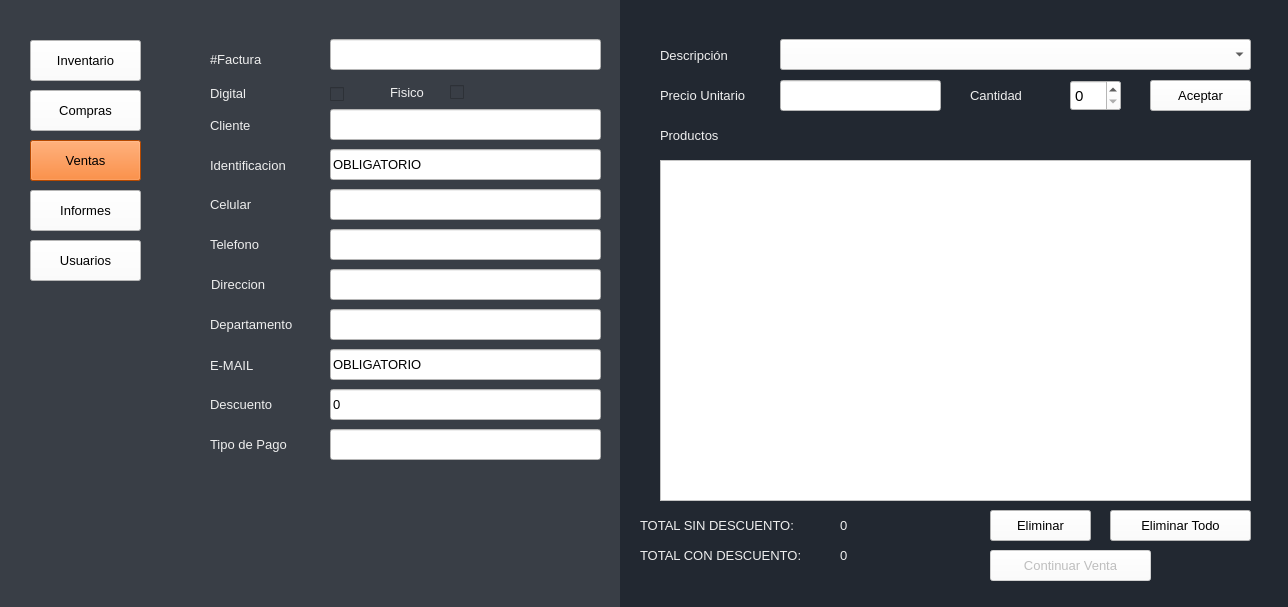
<?xml version="1.0" encoding="UTF-8"?>
<ui version="4.0">
 <class>Ventas</class>
 <widget class="QMainWindow" name="Ventas">
  <property name="windowModality">
   <enum>Qt::NonModal</enum>
  </property>
  <property name="geometry">
   <rect>
    <x>0</x>
    <y>0</y>
    <width>1288</width>
    <height>607</height>
   </rect>
  </property>
  <property name="sizePolicy">
   <sizepolicy hsizetype="Expanding" vsizetype="Expanding">
    <horstretch>0</horstretch>
    <verstretch>0</verstretch>
   </sizepolicy>
  </property>
  <property name="minimumSize">
   <size>
    <width>0</width>
    <height>0</height>
   </size>
  </property>
  <property name="maximumSize">
   <size>
    <width>1366</width>
    <height>768</height>
   </size>
  </property>
  <property name="windowTitle">
   <string>Ventas</string>
  </property>
  <property name="styleSheet">
   <string notr="true">background-color: rgb(255, 255, 255);</string>
  </property>
  <widget class="QWidget" name="centralwidget">
   <widget class="QLabel" name="label_5">
    <property name="geometry">
     <rect>
      <x>390</x>
      <y>77</y>
      <width>51</width>
      <height>31</height>
     </rect>
    </property>
    <property name="font">
     <font>
      <family>Arial</family>
      <pointsize>10</pointsize>
      <weight>50</weight>
      <bold>false</bold>
     </font>
    </property>
    <property name="styleSheet">
     <string notr="true">background-color: rgb(57, 62, 70);
color: rgb(238, 238, 238);</string>
    </property>
    <property name="text">
     <string>Fisico</string>
    </property>
   </widget>
   <widget class="QCheckBox" name="checkBoxDigital">
    <property name="geometry">
     <rect>
      <x>330</x>
      <y>86</y>
      <width>16</width>
      <height>17</height>
     </rect>
    </property>
    <property name="font">
     <font>
      <family>Eras Bold ITC</family>
      <pointsize>12</pointsize>
     </font>
    </property>
    <property name="styleSheet">
     <string notr="true">background-color: rgb(57, 62, 70);</string>
    </property>
    <property name="text">
     <string/>
    </property>
   </widget>
   <widget class="QLabel" name="label_7">
    <property name="geometry">
     <rect>
      <x>210</x>
      <y>78</y>
      <width>51</width>
      <height>31</height>
     </rect>
    </property>
    <property name="font">
     <font>
      <family>Arial</family>
      <pointsize>10</pointsize>
      <weight>50</weight>
      <bold>false</bold>
     </font>
    </property>
    <property name="styleSheet">
     <string notr="true">background-color: rgb(57, 62, 70);
color: rgb(238, 238, 238);</string>
    </property>
    <property name="text">
     <string>Digital</string>
    </property>
   </widget>
   <widget class="QCheckBox" name="checkBoxFisico">
    <property name="geometry">
     <rect>
      <x>450</x>
      <y>84</y>
      <width>16</width>
      <height>17</height>
     </rect>
    </property>
    <property name="font">
     <font>
      <family>Eras Bold ITC</family>
      <pointsize>12</pointsize>
     </font>
    </property>
    <property name="styleSheet">
     <string notr="true">background-color: rgb(57, 62, 70);</string>
    </property>
    <property name="text">
     <string/>
    </property>
   </widget>
   <widget class="QLabel" name="label_8">
    <property name="geometry">
     <rect>
      <x>210</x>
      <y>49</y>
      <width>81</width>
      <height>21</height>
     </rect>
    </property>
    <property name="font">
     <font>
      <family>Arial</family>
      <pointsize>10</pointsize>
      <weight>50</weight>
      <bold>false</bold>
     </font>
    </property>
    <property name="autoFillBackground">
     <bool>false</bool>
    </property>
    <property name="styleSheet">
     <string notr="true">background-color: rgb(57, 62, 70);
color: rgb(238, 238, 238);</string>
    </property>
    <property name="text">
     <string>#Factura</string>
    </property>
   </widget>
   <widget class="QLineEdit" name="lineEditFactura">
    <property name="geometry">
     <rect>
      <x>330</x>
      <y>39</y>
      <width>271</width>
      <height>31</height>
     </rect>
    </property>
    <property name="font">
     <font>
      <family>Arial</family>
      <pointsize>10</pointsize>
     </font>
    </property>
    <property name="styleSheet">
     <string notr="true">background-color: rgb(255, 255, 255);</string>
    </property>
    <property name="text">
     <string/>
    </property>
   </widget>
   <widget class="QLabel" name="label_9">
    <property name="geometry">
     <rect>
      <x>210</x>
      <y>110</y>
      <width>51</width>
      <height>31</height>
     </rect>
    </property>
    <property name="font">
     <font>
      <family>Arial</family>
      <pointsize>10</pointsize>
      <weight>50</weight>
      <bold>false</bold>
     </font>
    </property>
    <property name="styleSheet">
     <string notr="true">background-color: rgb(57, 62, 70);
color: rgb(238, 238, 238);</string>
    </property>
    <property name="text">
     <string>Cliente</string>
    </property>
   </widget>
   <widget class="QLineEdit" name="lineEditCliente">
    <property name="geometry">
     <rect>
      <x>330</x>
      <y>109</y>
      <width>271</width>
      <height>31</height>
     </rect>
    </property>
    <property name="font">
     <font>
      <family>Arial</family>
      <pointsize>10</pointsize>
     </font>
    </property>
    <property name="styleSheet">
     <string notr="true">background-color: rgb(255, 255, 255);</string>
    </property>
    <property name="text">
     <string/>
    </property>
   </widget>
   <widget class="QLabel" name="label_12">
    <property name="geometry">
     <rect>
      <x>210</x>
      <y>150</y>
      <width>101</width>
      <height>31</height>
     </rect>
    </property>
    <property name="font">
     <font>
      <family>Arial</family>
      <pointsize>10</pointsize>
      <weight>50</weight>
      <bold>false</bold>
     </font>
    </property>
    <property name="styleSheet">
     <string notr="true">background-color: rgb(57, 62, 70);
color: rgb(238, 238, 238);</string>
    </property>
    <property name="text">
     <string>Identificacion</string>
    </property>
   </widget>
   <widget class="QLineEdit" name="lineEditIdentificacion">
    <property name="geometry">
     <rect>
      <x>330</x>
      <y>149</y>
      <width>271</width>
      <height>31</height>
     </rect>
    </property>
    <property name="font">
     <font>
      <family>Arial</family>
      <pointsize>10</pointsize>
     </font>
    </property>
    <property name="styleSheet">
     <string notr="true">background-color: rgb(255, 255, 255);</string>
    </property>
    <property name="text">
     <string>OBLIGATORIO</string>
    </property>
   </widget>
   <widget class="QLabel" name="label_13">
    <property name="geometry">
     <rect>
      <x>210</x>
      <y>189</y>
      <width>71</width>
      <height>31</height>
     </rect>
    </property>
    <property name="font">
     <font>
      <family>Arial</family>
      <pointsize>10</pointsize>
      <weight>50</weight>
      <bold>false</bold>
     </font>
    </property>
    <property name="styleSheet">
     <string notr="true">background-color: rgb(57, 62, 70);
color: rgb(238, 238, 238);</string>
    </property>
    <property name="text">
     <string>Celular</string>
    </property>
   </widget>
   <widget class="QLineEdit" name="lineEditCelular">
    <property name="geometry">
     <rect>
      <x>330</x>
      <y>189</y>
      <width>271</width>
      <height>31</height>
     </rect>
    </property>
    <property name="font">
     <font>
      <family>Arial</family>
      <pointsize>10</pointsize>
     </font>
    </property>
    <property name="styleSheet">
     <string notr="true">background-color: rgb(255, 255, 255);</string>
    </property>
    <property name="text">
     <string/>
    </property>
   </widget>
   <widget class="QLabel" name="label_14">
    <property name="geometry">
     <rect>
      <x>210</x>
      <y>229</y>
      <width>61</width>
      <height>31</height>
     </rect>
    </property>
    <property name="font">
     <font>
      <family>Arial</family>
      <pointsize>10</pointsize>
      <weight>50</weight>
      <bold>false</bold>
     </font>
    </property>
    <property name="styleSheet">
     <string notr="true">background-color: rgb(57, 62, 70);
color: rgb(238, 238, 238);</string>
    </property>
    <property name="text">
     <string>Telefono</string>
    </property>
   </widget>
   <widget class="QLineEdit" name="lineEditTelefono">
    <property name="geometry">
     <rect>
      <x>330</x>
      <y>229</y>
      <width>271</width>
      <height>31</height>
     </rect>
    </property>
    <property name="font">
     <font>
      <family>Arial</family>
      <pointsize>10</pointsize>
     </font>
    </property>
    <property name="styleSheet">
     <string notr="true">background-color: rgb(255, 255, 255);</string>
    </property>
    <property name="text">
     <string/>
    </property>
   </widget>
   <widget class="QLabel" name="label_15">
    <property name="geometry">
     <rect>
      <x>211</x>
      <y>269</y>
      <width>71</width>
      <height>31</height>
     </rect>
    </property>
    <property name="font">
     <font>
      <family>Arial</family>
      <pointsize>10</pointsize>
      <weight>50</weight>
      <bold>false</bold>
     </font>
    </property>
    <property name="styleSheet">
     <string notr="true">background-color: rgb(57, 62, 70);
color: rgb(238, 238, 238);</string>
    </property>
    <property name="text">
     <string>Direccion</string>
    </property>
   </widget>
   <widget class="QLineEdit" name="lineEditDireccion">
    <property name="geometry">
     <rect>
      <x>330</x>
      <y>269</y>
      <width>271</width>
      <height>31</height>
     </rect>
    </property>
    <property name="font">
     <font>
      <family>Arial</family>
      <pointsize>10</pointsize>
     </font>
    </property>
    <property name="styleSheet">
     <string notr="true">background-color: rgb(255, 255, 255);</string>
    </property>
    <property name="text">
     <string/>
    </property>
   </widget>
   <widget class="QLabel" name="label_16">
    <property name="geometry">
     <rect>
      <x>210</x>
      <y>350</y>
      <width>61</width>
      <height>31</height>
     </rect>
    </property>
    <property name="font">
     <font>
      <family>Arial</family>
      <pointsize>10</pointsize>
      <weight>50</weight>
      <bold>false</bold>
     </font>
    </property>
    <property name="styleSheet">
     <string notr="true">background-color: rgb(57, 62, 70);
color: rgb(238, 238, 238);</string>
    </property>
    <property name="text">
     <string>E-MAIL</string>
    </property>
   </widget>
   <widget class="QLineEdit" name="lineEditEMAIL">
    <property name="geometry">
     <rect>
      <x>330</x>
      <y>349</y>
      <width>271</width>
      <height>31</height>
     </rect>
    </property>
    <property name="font">
     <font>
      <family>Arial</family>
      <pointsize>10</pointsize>
     </font>
    </property>
    <property name="styleSheet">
     <string notr="true">background-color: rgb(255, 255, 255);</string>
    </property>
    <property name="text">
     <string>OBLIGATORIO</string>
    </property>
   </widget>
   <widget class="QLineEdit" name="lineEditDescuento">
    <property name="enabled">
     <bool>true</bool>
    </property>
    <property name="geometry">
     <rect>
      <x>330</x>
      <y>389</y>
      <width>271</width>
      <height>31</height>
     </rect>
    </property>
    <property name="font">
     <font>
      <family>Arial</family>
      <pointsize>10</pointsize>
     </font>
    </property>
    <property name="styleSheet">
     <string notr="true">background-color: rgb(255, 255, 255);</string>
    </property>
    <property name="text">
     <string>0</string>
    </property>
   </widget>
   <widget class="QLabel" name="label_17">
    <property name="geometry">
     <rect>
      <x>210</x>
      <y>389</y>
      <width>91</width>
      <height>31</height>
     </rect>
    </property>
    <property name="font">
     <font>
      <family>Arial</family>
      <pointsize>10</pointsize>
      <weight>50</weight>
      <bold>false</bold>
     </font>
    </property>
    <property name="styleSheet">
     <string notr="true">background-color: rgb(57, 62, 70);
color: rgb(238, 238, 238);</string>
    </property>
    <property name="text">
     <string>Descuento</string>
    </property>
   </widget>
   <widget class="QLabel" name="label_4">
    <property name="geometry">
     <rect>
      <x>660</x>
      <y>40</y>
      <width>111</width>
      <height>31</height>
     </rect>
    </property>
    <property name="font">
     <font>
      <family>Arial</family>
      <pointsize>10</pointsize>
      <weight>50</weight>
      <bold>false</bold>
     </font>
    </property>
    <property name="styleSheet">
     <string notr="true">background-color: rgb(34, 40, 49);
color: rgb(238, 238, 238);</string>
    </property>
    <property name="text">
     <string>Descripción</string>
    </property>
   </widget>
   <widget class="QComboBox" name="comboBoxDescripcion">
    <property name="geometry">
     <rect>
      <x>780</x>
      <y>39</y>
      <width>471</width>
      <height>31</height>
     </rect>
    </property>
    <property name="font">
     <font>
      <family>Arial</family>
      <pointsize>9</pointsize>
      <weight>50</weight>
      <bold>false</bold>
     </font>
    </property>
    <property name="styleSheet">
     <string notr="true">background-color: rgb(255, 255, 255);</string>
    </property>
   </widget>
   <widget class="QSpinBox" name="spinBoxCantidad">
    <property name="geometry">
     <rect>
      <x>1070</x>
      <y>80</y>
      <width>51</width>
      <height>31</height>
     </rect>
    </property>
    <property name="font">
     <font>
      <family>Arial</family>
      <pointsize>11</pointsize>
     </font>
    </property>
    <property name="styleSheet">
     <string notr="true">background-color: rgb(255, 255, 255);</string>
    </property>
   </widget>
   <widget class="QPushButton" name="botonVentasAceptar">
    <property name="geometry">
     <rect>
      <x>1150</x>
      <y>80</y>
      <width>101</width>
      <height>31</height>
     </rect>
    </property>
    <property name="font">
     <font>
      <family>Arial</family>
      <pointsize>10</pointsize>
      <weight>50</weight>
      <bold>false</bold>
     </font>
    </property>
    <property name="styleSheet">
     <string notr="true">background-color: rgb(255, 255, 255);</string>
    </property>
    <property name="text">
     <string>Aceptar</string>
    </property>
   </widget>
   <widget class="QListWidget" name="listWidget">
    <property name="geometry">
     <rect>
      <x>660</x>
      <y>160</y>
      <width>591</width>
      <height>341</height>
     </rect>
    </property>
    <property name="font">
     <font>
      <family>Arial</family>
      <pointsize>10</pointsize>
     </font>
    </property>
    <property name="styleSheet">
     <string notr="true">background-color: rgb(255, 255, 255);</string>
    </property>
   </widget>
   <widget class="QPushButton" name="botonEliminar">
    <property name="geometry">
     <rect>
      <x>990</x>
      <y>510</y>
      <width>101</width>
      <height>31</height>
     </rect>
    </property>
    <property name="font">
     <font>
      <family>Arial</family>
      <pointsize>10</pointsize>
      <weight>50</weight>
      <bold>false</bold>
     </font>
    </property>
    <property name="styleSheet">
     <string notr="true">background-color: rgb(255, 255, 255);</string>
    </property>
    <property name="text">
     <string>Eliminar</string>
    </property>
   </widget>
   <widget class="QLabel" name="label_6">
    <property name="geometry">
     <rect>
      <x>660</x>
      <y>120</y>
      <width>91</width>
      <height>31</height>
     </rect>
    </property>
    <property name="font">
     <font>
      <family>Arial</family>
      <pointsize>10</pointsize>
      <weight>50</weight>
      <bold>false</bold>
     </font>
    </property>
    <property name="styleSheet">
     <string notr="true">background-color: rgb(34, 40, 49);
color: rgb(238, 238, 238);</string>
    </property>
    <property name="text">
     <string>Productos</string>
    </property>
   </widget>
   <widget class="QPushButton" name="botonEliminarTodo">
    <property name="geometry">
     <rect>
      <x>1110</x>
      <y>510</y>
      <width>141</width>
      <height>31</height>
     </rect>
    </property>
    <property name="font">
     <font>
      <family>Arial</family>
      <pointsize>10</pointsize>
      <weight>50</weight>
      <bold>false</bold>
     </font>
    </property>
    <property name="styleSheet">
     <string notr="true">background-color: rgb(255, 255, 255);</string>
    </property>
    <property name="text">
     <string>Eliminar Todo</string>
    </property>
   </widget>
   <widget class="QPushButton" name="botonContinuarVenta">
    <property name="enabled">
     <bool>false</bool>
    </property>
    <property name="geometry">
     <rect>
      <x>990</x>
      <y>550</y>
      <width>161</width>
      <height>31</height>
     </rect>
    </property>
    <property name="font">
     <font>
      <family>Arial</family>
      <pointsize>10</pointsize>
      <weight>50</weight>
      <bold>false</bold>
     </font>
    </property>
    <property name="styleSheet">
     <string notr="true">background-color: rgb(255, 255, 255);</string>
    </property>
    <property name="text">
     <string>Continuar Venta</string>
    </property>
   </widget>
   <widget class="QLabel" name="label_10">
    <property name="geometry">
     <rect>
      <x>660</x>
      <y>80</y>
      <width>141</width>
      <height>31</height>
     </rect>
    </property>
    <property name="font">
     <font>
      <family>Arial</family>
      <pointsize>10</pointsize>
      <weight>50</weight>
      <bold>false</bold>
     </font>
    </property>
    <property name="styleSheet">
     <string notr="true">background-color: rgb(34, 40, 49);
color: rgb(238, 238, 238);</string>
    </property>
    <property name="text">
     <string>Precio Unitario</string>
    </property>
   </widget>
   <widget class="QLineEdit" name="lineEditPrecio">
    <property name="geometry">
     <rect>
      <x>780</x>
      <y>80</y>
      <width>161</width>
      <height>31</height>
     </rect>
    </property>
    <property name="font">
     <font>
      <family>Arial</family>
      <pointsize>10</pointsize>
     </font>
    </property>
    <property name="styleSheet">
     <string notr="true">background-color: rgb(255, 255, 255);</string>
    </property>
    <property name="text">
     <string/>
    </property>
   </widget>
   <widget class="QLabel" name="label_11">
    <property name="geometry">
     <rect>
      <x>970</x>
      <y>80</y>
      <width>91</width>
      <height>31</height>
     </rect>
    </property>
    <property name="font">
     <font>
      <family>Arial</family>
      <pointsize>10</pointsize>
      <weight>50</weight>
      <bold>false</bold>
     </font>
    </property>
    <property name="styleSheet">
     <string notr="true">background-color: rgb(34, 40, 49);
color: rgb(238, 238, 238);</string>
    </property>
    <property name="text">
     <string>Cantidad</string>
    </property>
   </widget>
   <widget class="QLabel" name="label">
    <property name="geometry">
     <rect>
      <x>620</x>
      <y>0</y>
      <width>701</width>
      <height>611</height>
     </rect>
    </property>
    <property name="font">
     <font>
      <family>Eras Bold ITC</family>
      <pointsize>12</pointsize>
      <weight>50</weight>
      <bold>false</bold>
     </font>
    </property>
    <property name="styleSheet">
     <string notr="true">background-color: rgb(34, 40, 49);
color: rgb(238, 238, 238);</string>
    </property>
    <property name="text">
     <string/>
    </property>
   </widget>
   <widget class="QPushButton" name="botonInformes">
    <property name="geometry">
     <rect>
      <x>30</x>
      <y>190</y>
      <width>111</width>
      <height>41</height>
     </rect>
    </property>
    <property name="font">
     <font>
      <family>Arial</family>
      <pointsize>10</pointsize>
      <weight>50</weight>
      <bold>false</bold>
     </font>
    </property>
    <property name="styleSheet">
     <string notr="true">background-color: rgb(255, 255, 255);</string>
    </property>
    <property name="text">
     <string>Informes</string>
    </property>
   </widget>
   <widget class="QPushButton" name="botonCompras">
    <property name="geometry">
     <rect>
      <x>30</x>
      <y>90</y>
      <width>111</width>
      <height>41</height>
     </rect>
    </property>
    <property name="font">
     <font>
      <family>Arial</family>
      <pointsize>10</pointsize>
      <weight>50</weight>
      <bold>false</bold>
     </font>
    </property>
    <property name="styleSheet">
     <string notr="true">background-color: rgb(255, 255, 255);</string>
    </property>
    <property name="text">
     <string>Compras</string>
    </property>
   </widget>
   <widget class="QPushButton" name="botonInventario">
    <property name="geometry">
     <rect>
      <x>30</x>
      <y>40</y>
      <width>111</width>
      <height>41</height>
     </rect>
    </property>
    <property name="font">
     <font>
      <family>Arial</family>
      <pointsize>10</pointsize>
      <weight>50</weight>
      <bold>false</bold>
     </font>
    </property>
    <property name="styleSheet">
     <string notr="true">background-color: rgb(255, 255, 255);</string>
    </property>
    <property name="text">
     <string>Inventario</string>
    </property>
   </widget>
   <widget class="QPushButton" name="botonVentas">
    <property name="geometry">
     <rect>
      <x>30</x>
      <y>140</y>
      <width>111</width>
      <height>41</height>
     </rect>
    </property>
    <property name="font">
     <font>
      <family>Arial</family>
      <pointsize>10</pointsize>
      <weight>50</weight>
      <bold>false</bold>
     </font>
    </property>
    <property name="styleSheet">
     <string notr="true">background-color: rgb(255, 102, 0);</string>
    </property>
    <property name="text">
     <string>Ventas</string>
    </property>
   </widget>
   <widget class="QLabel" name="label_18">
    <property name="geometry">
     <rect>
      <x>210</x>
      <y>429</y>
      <width>101</width>
      <height>31</height>
     </rect>
    </property>
    <property name="font">
     <font>
      <family>Arial</family>
      <pointsize>10</pointsize>
      <weight>50</weight>
      <bold>false</bold>
     </font>
    </property>
    <property name="styleSheet">
     <string notr="true">background-color: rgb(57, 62, 70);
color: rgb(238, 238, 238);</string>
    </property>
    <property name="text">
     <string>Tipo de Pago</string>
    </property>
   </widget>
   <widget class="QLineEdit" name="lineEditTipoPago">
    <property name="enabled">
     <bool>true</bool>
    </property>
    <property name="geometry">
     <rect>
      <x>330</x>
      <y>429</y>
      <width>271</width>
      <height>31</height>
     </rect>
    </property>
    <property name="font">
     <font>
      <family>Arial</family>
      <pointsize>10</pointsize>
     </font>
    </property>
    <property name="styleSheet">
     <string notr="true">background-color: rgb(255, 255, 255);</string>
    </property>
    <property name="text">
     <string/>
    </property>
   </widget>
   <widget class="QLabel" name="label_19">
    <property name="geometry">
     <rect>
      <x>210</x>
      <y>309</y>
      <width>101</width>
      <height>31</height>
     </rect>
    </property>
    <property name="font">
     <font>
      <family>Arial</family>
      <pointsize>10</pointsize>
      <weight>50</weight>
      <bold>false</bold>
     </font>
    </property>
    <property name="styleSheet">
     <string notr="true">background-color: rgb(57, 62, 70);
color: rgb(238, 238, 238);</string>
    </property>
    <property name="text">
     <string>Departamento</string>
    </property>
   </widget>
   <widget class="QLineEdit" name="lineEditDepartamento">
    <property name="enabled">
     <bool>true</bool>
    </property>
    <property name="geometry">
     <rect>
      <x>330</x>
      <y>309</y>
      <width>271</width>
      <height>31</height>
     </rect>
    </property>
    <property name="font">
     <font>
      <family>Arial</family>
      <pointsize>10</pointsize>
     </font>
    </property>
    <property name="styleSheet">
     <string notr="true">background-color: rgb(255, 255, 255);</string>
    </property>
    <property name="text">
     <string/>
    </property>
   </widget>
   <widget class="QPushButton" name="Usuarios">
    <property name="geometry">
     <rect>
      <x>30</x>
      <y>240</y>
      <width>111</width>
      <height>41</height>
     </rect>
    </property>
    <property name="font">
     <font>
      <family>Arial</family>
      <pointsize>10</pointsize>
      <weight>50</weight>
      <bold>false</bold>
     </font>
    </property>
    <property name="styleSheet">
     <string notr="true">background-color: rgb(255, 255, 255);</string>
    </property>
    <property name="text">
     <string>Usuarios</string>
    </property>
   </widget>
   <widget class="QLabel" name="Label_Total">
    <property name="geometry">
     <rect>
      <x>840</x>
      <y>510</y>
      <width>131</width>
      <height>31</height>
     </rect>
    </property>
    <property name="font">
     <font>
      <family>Arial</family>
      <pointsize>10</pointsize>
      <weight>50</weight>
      <bold>false</bold>
     </font>
    </property>
    <property name="styleSheet">
     <string notr="true">background-color: rgb(34, 40, 49);
color: rgb(238, 238, 238);</string>
    </property>
    <property name="text">
     <string>0</string>
    </property>
   </widget>
   <widget class="QLabel" name="label_2">
    <property name="geometry">
     <rect>
      <x>640</x>
      <y>510</y>
      <width>191</width>
      <height>31</height>
     </rect>
    </property>
    <property name="font">
     <font>
      <family>Arial</family>
      <pointsize>10</pointsize>
      <weight>50</weight>
      <bold>false</bold>
     </font>
    </property>
    <property name="styleSheet">
     <string notr="true">background-color: rgb(34, 40, 49);
color: rgb(238, 238, 238);</string>
    </property>
    <property name="text">
     <string>TOTAL SIN DESCUENTO:</string>
    </property>
   </widget>
   <widget class="QLabel" name="label_3">
    <property name="geometry">
     <rect>
      <x>640</x>
      <y>540</y>
      <width>201</width>
      <height>31</height>
     </rect>
    </property>
    <property name="font">
     <font>
      <family>Arial</family>
      <pointsize>10</pointsize>
      <weight>50</weight>
      <bold>false</bold>
     </font>
    </property>
    <property name="styleSheet">
     <string notr="true">background-color: rgb(34, 40, 49);
color: rgb(238, 238, 238);</string>
    </property>
    <property name="text">
     <string>TOTAL CON DESCUENTO:</string>
    </property>
   </widget>
   <widget class="QLabel" name="valor_Descuento">
    <property name="geometry">
     <rect>
      <x>840</x>
      <y>540</y>
      <width>131</width>
      <height>31</height>
     </rect>
    </property>
    <property name="font">
     <font>
      <family>Arial</family>
      <pointsize>10</pointsize>
      <weight>50</weight>
      <bold>false</bold>
     </font>
    </property>
    <property name="styleSheet">
     <string notr="true">background-color: rgb(34, 40, 49);
color: rgb(238, 238, 238);</string>
    </property>
    <property name="text">
     <string>0</string>
    </property>
   </widget>
   <widget class="QLabel" name="label_21">
    <property name="geometry">
     <rect>
      <x>0</x>
      <y>-10</y>
      <width>621</width>
      <height>621</height>
     </rect>
    </property>
    <property name="styleSheet">
     <string notr="true">background-color: rgb(57, 62, 70);</string>
    </property>
    <property name="text">
     <string/>
    </property>
   </widget>
   <zorder>label_21</zorder>
   <zorder>label</zorder>
   <zorder>label_5</zorder>
   <zorder>checkBoxDigital</zorder>
   <zorder>label_7</zorder>
   <zorder>checkBoxFisico</zorder>
   <zorder>label_8</zorder>
   <zorder>lineEditFactura</zorder>
   <zorder>label_9</zorder>
   <zorder>lineEditCliente</zorder>
   <zorder>label_12</zorder>
   <zorder>lineEditIdentificacion</zorder>
   <zorder>label_13</zorder>
   <zorder>lineEditCelular</zorder>
   <zorder>label_14</zorder>
   <zorder>lineEditTelefono</zorder>
   <zorder>label_15</zorder>
   <zorder>lineEditDireccion</zorder>
   <zorder>label_16</zorder>
   <zorder>lineEditEMAIL</zorder>
   <zorder>lineEditDescuento</zorder>
   <zorder>label_17</zorder>
   <zorder>label_4</zorder>
   <zorder>comboBoxDescripcion</zorder>
   <zorder>spinBoxCantidad</zorder>
   <zorder>botonVentasAceptar</zorder>
   <zorder>botonEliminar</zorder>
   <zorder>label_6</zorder>
   <zorder>botonEliminarTodo</zorder>
   <zorder>botonContinuarVenta</zorder>
   <zorder>label_10</zorder>
   <zorder>lineEditPrecio</zorder>
   <zorder>label_11</zorder>
   <zorder>listWidget</zorder>
   <zorder>botonInformes</zorder>
   <zorder>botonCompras</zorder>
   <zorder>botonInventario</zorder>
   <zorder>botonVentas</zorder>
   <zorder>label_18</zorder>
   <zorder>lineEditTipoPago</zorder>
   <zorder>label_19</zorder>
   <zorder>lineEditDepartamento</zorder>
   <zorder>Usuarios</zorder>
   <zorder>Label_Total</zorder>
   <zorder>label_2</zorder>
   <zorder>label_3</zorder>
   <zorder>valor_Descuento</zorder>
  </widget>
 </widget>
 <tabstops>
  <tabstop>botonInventario</tabstop>
  <tabstop>botonCompras</tabstop>
  <tabstop>botonVentas</tabstop>
  <tabstop>botonInformes</tabstop>
  <tabstop>Usuarios</tabstop>
  <tabstop>lineEditFactura</tabstop>
  <tabstop>checkBoxDigital</tabstop>
  <tabstop>checkBoxFisico</tabstop>
  <tabstop>lineEditCliente</tabstop>
  <tabstop>lineEditIdentificacion</tabstop>
  <tabstop>lineEditCelular</tabstop>
  <tabstop>lineEditTelefono</tabstop>
  <tabstop>lineEditDireccion</tabstop>
  <tabstop>lineEditDepartamento</tabstop>
  <tabstop>lineEditEMAIL</tabstop>
  <tabstop>lineEditDescuento</tabstop>
  <tabstop>lineEditTipoPago</tabstop>
  <tabstop>comboBoxDescripcion</tabstop>
  <tabstop>lineEditPrecio</tabstop>
  <tabstop>spinBoxCantidad</tabstop>
  <tabstop>botonVentasAceptar</tabstop>
  <tabstop>listWidget</tabstop>
  <tabstop>botonEliminar</tabstop>
  <tabstop>botonEliminarTodo</tabstop>
  <tabstop>botonContinuarVenta</tabstop>
 </tabstops>
 <resources/>
 <connections/>
</ui>
